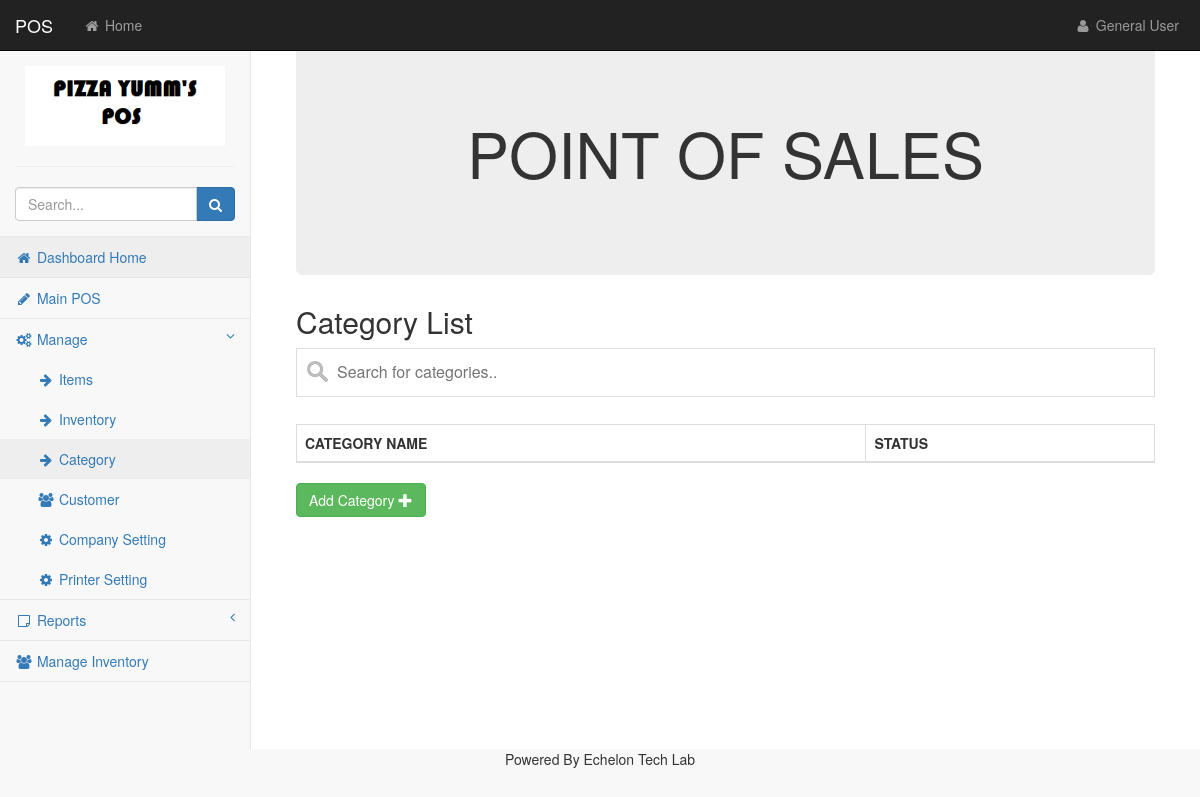
The app's page /categories.php, older data.
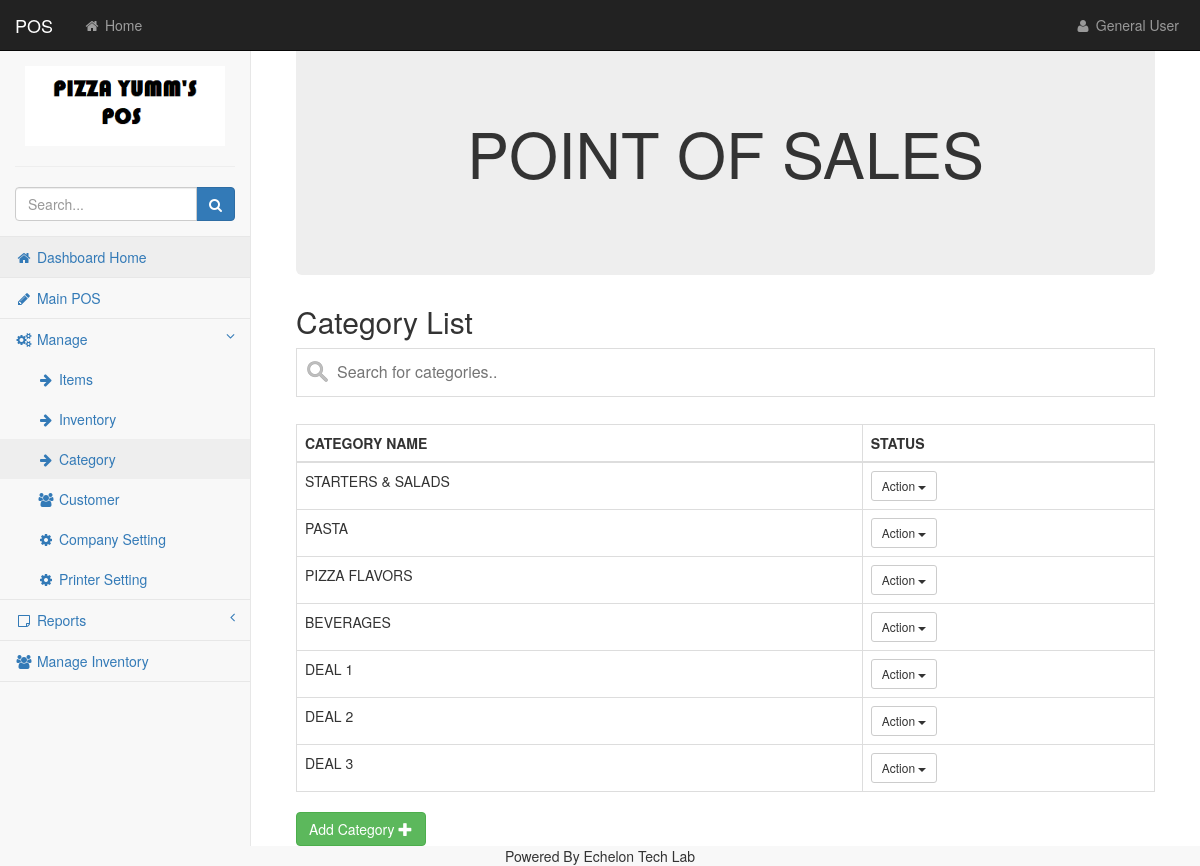
The same page, newer data.
### tables this page shows
CREATE TABLE `menu_categories` (
  `category_id` int(11) NOT NULL,
  `cat_name` varchar(40) NOT NULL,
  `created_at` varchar(255) DEFAULT NULL
);

### categories.php (the view, shortened to what this page needs)
<?php
include("include/dbconnect.php");
?>
<!DOCTYPE html>
<html lang="en">
    <head>
    </head>
<body>
<div id="wrapper">
    <nav class="navbar navbar-inverse navbar-fixed-top" role="navigation">
        <?php include("include/header.php"); ?>
        <?php include("include/sidebar.php"); ?>
    </nav>
    <div id="page-wrapper">
        <div class="container-fluid">
            <div class="jumbotron text-center">
              <h1 class="page-header"><center><h1>POINT OF SALES</h1></center></h1>
            </div>
 <h2>Category List</h2>
                    <div>
                        <div class="form-group">
                            <input type="text" id="myInput" onkeyup="myFunction()" placeholder="Search for categories..">
                        </div>
                        <table class="table table-bordered table-hover" id="myTable">
                            <thead>
                                <tr>
                                    <th>CATEGORY NAME</th>
                                    <th>STATUS</th>
                                </tr>
                            </thead>
                            <tbody>
                                <?php
                                $getData = "SELECT * FROM menu_categories";
                                $qur = $conn->query($getData);
                                while($r = mysqli_fetch_assoc($qur)){
                                ?>
                                      <tr>
                                    <td id="<?php echo 'td_0213_'.$r['category_id'] ?>"><?php echo $r['cat_name'] ?></td>
                                    <td><div class="btn-group">
                                            <button class="btn btn-default btn-sm dropdown-toggle" data-toggle="dropdown" type="button">Action <span class="caret"></span></button>
                                        </div>
                                    </td>
                                </tr>
                                <?php
}
                                ?>
                            </tbody>
                        </table>
                    </div>
            <button type="button" class="btn btn-success" onclick="openAjaxModel();" data-target="#addcategorymodel">
              Add Category <i class="glyphicon glyphicon-plus"></i>
            </button>
        </div>
    </div>
</div>
<div class="footer"><center>Powered By Echelon Tech Lab</center></div>
        <link href="css/bootstrap.min.css" rel="stylesheet">
        <link href="css/metisMenu.min.css" rel="stylesheet">
        <link href="css/timeline.css" rel="stylesheet">
        <link href="css/startmin.css" rel="stylesheet">
        <link href="css/morris.css" rel="stylesheet">
        <link rel="stylesheet" href="custom-css/style.css" type="text/css">
        <link href="css/font-awesome.min.css" rel="stylesheet" type="text/css">
</body>
</html>

Row changes from the older to the newer data that the page shows:
added menu_categories: cat_name "STARTERS & SALADS"
added menu_categories: cat_name "PASTA"
added menu_categories: cat_name "PIZZA FLAVORS"
added menu_categories: cat_name "BEVERAGES"
added menu_categories: cat_name "DEAL 1"
added menu_categories: cat_name "DEAL 2"
added menu_categories: cat_name "DEAL 3"
